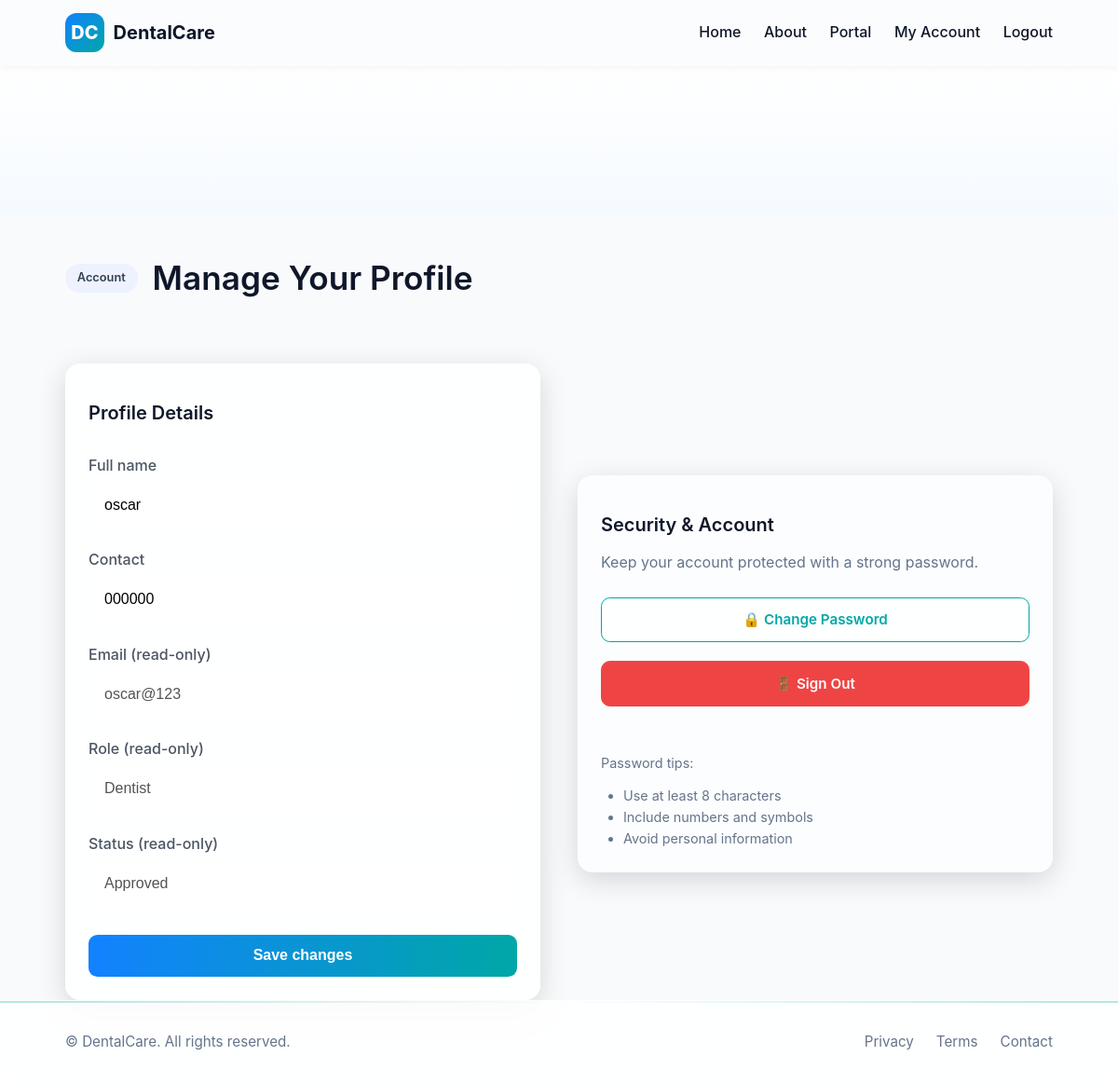
Screenshot of /account (signed in) with the database file from the repository.
### tables this page shows
CREATE TABLE tbl_accounts (
  acc_id INTEGER PRIMARY KEY AUTOINCREMENT,
  acc_name TEXT NOT NULL,
  acc_email TEXT UNIQUE NOT NULL,
  acc_pass TEXT NOT NULL,
  acc_contact TEXT,
  acc_role TEXT NOT NULL CHECK(acc_role IN ('Staff','Admin','Dentist','Super Admin','Customer')),
  acc_status TEXT NOT NULL DEFAULT 'Pending Approval' CHECK(acc_status IN ('Pending Approval','Approved','Rejected','Deactivated'))
);

### app.py (the view)
            def inner(*args, **kwargs):
                user = current_user()
                if user is None or (roles and user['acc_role'] not in roles):
                    flash('Unauthorized', 'error')
                    return redirect(url_for('login'))
                return fn(*args, **kwargs)

### app.py (called while the page is built)
def get_db():
    if 'db' not in g:
        g.db = sqlite3.connect(DATABASE)
        g.db.row_factory = sqlite3.Row
    return g.db

### templates/account.html (shortened to what this page needs)
{% extends 'base.html' %}
{% block content %}
<section class="hero"><div class="hero-bg"></div></section>
<div class="container">
  <div class="admin-hero">
    <span class="badge">Account</span>
    <h1 class="strong">Manage Your Profile</h1>
  </div>
  <div class="grid2" style="gap: 2.5rem;">
    <form method="post" class="form glass reveal-up">
      <h3 class="strong">Profile Details</h3>
      <label>Full name
        <input name="name" value="{{ user['acc_name'] }}" required>
      </label>
      <label>Contact
        <input name="contact" value="{{ user['acc_contact'] or '' }}">
      </label>
      <label>Email (read-only)
        <input value="{{ user['acc_email'] }}" disabled style="background: rgba(255, 255, 255, 0.5);">
      </label>
      <label>Role (read-only)
        <input value="{{ user['acc_role'] }}" disabled style="background: rgba(255, 255, 255, 0.5);">
      </label>
      <label>Status (read-only)
        <input value="{{ user['acc_status'] }}" disabled style="background: rgba(255, 255, 255, 0.5);">
      </label>
      <button class="btn btn-primary" type="submit" style="margin-top: 0.5rem;">Save changes</button>
    </form>
    <div class="panel reveal-up-delay">
      <h3 class="strong">Security & Account</h3>
      <p class="muted" style="margin: 0.5rem 0 1.5rem;">Keep your account protected with a strong password.</p>
      <div class="bullets" style="display: flex; flex-direction: column; gap: 0.75rem; padding-left: 0; margin: 0;">
        <a href="/account/password" class="btn btn-outline" style="text-align: center; margin-bottom: 0.5rem;">🔒 Change Password</a>
        <a href="/logout" class="btn btn-danger" style="text-align: center;">🚪 Sign Out</a>
      </div>
      <div style="margin-top: 1.5rem; padding-top: 1.5rem; border-top: 1px solid var(--border);">
        <p class="muted" style="font-size: 0.9rem; margin: 0;">Password tips:</p>
        <ul style="margin: 0.75rem 0 0; padding-left: 1.5rem; color: var(--muted); font-size: 0.9rem;">
          <li>Use at least 8 characters</li>
          <li>Include numbers and symbols</li>
          <li>Avoid personal information</li>
        </ul>
      </div>
    </div>
  </div>
</div>
{% endblock %}

### static/css/styles.css (style rules this page uses)
:root { --bg: #f8fafc; --surface: rgba(255, 255, 255, 0.6); --fg: #0f172a; --muted: #64748b; --primary: #00a7a7; --secondary: #1282ff; --danger: #ef4444; --success: #22c55e; --border: rgba(255, 255, 255, 0.2); --radius: 1rem; --shadow: 0 8px 30px rgba(2, 6, 23, 0.15); }
* { box-sizing: border-box; margin: 0; padding: 0; }
html, body { font-family: "Inter", "Segoe UI", system-ui, sans-serif; background: var(--bg); color: var(--fg); font-size: 16px; line-height: 1.6; scroll-behavior: smooth; height: 100%; display: flex; flex-direction: column; }
.container { max-width: 1100px; margin: 0 auto; padding: 0 1.25rem; }
.hero { position: relative; overflow: hidden; padding: 6rem 0 4rem; background: linear-gradient(180deg, #ffffff, #f5faff); color: var(--fg); }
.hero-bg { position: absolute; inset: 0; background: radial-gradient(circle at 50% 20%, rgba(18, 130, 255, 0.15), transparent 70%); z-index: -1; }
.grid2 { display: grid; grid-template-columns: 1fr 1fr; align-items: center; gap: 3rem; }
.badge { display: inline-block; background: #eef2ff; color: #334155; border-radius: 999px; padding: 0.25rem 0.6rem; font-size: 0.75rem; font-weight: 600; }
h1 { font-size: 2.2rem; line-height: 1.1; margin: 1rem 0; font-weight: 800; }
h3 { font-size: 1.25rem; font-weight: 600; margin: 0.75rem 0; }
.btn { display: inline-flex; align-items: center; justify-content: center; border-radius: 0.6rem; padding: 0.7rem 1.2rem; border: 1px solid var(--border); text-decoration: none; font-weight: 600; transition: all 0.25s ease; cursor: pointer; font-size: 0.95rem; }
.btn-primary { background: linear-gradient(90deg, var(--secondary), var(--primary)); color: #fff; border-color: transparent; }
.btn-outline { background: var(--surface); color: var(--primary); border: 1px solid var(--primary); }
.btn-danger { background: var(--danger); color: #fff; border-color: var(--danger); }
.panel, .card, .form, .cta-box { background: var(--surface); border: 1px solid var(--border); border-radius: var(--radius); backdrop-filter: blur(10px); box-shadow: var(--shadow); padding: 1.5rem; transition: transform 0.2s ease, box-shadow 0.2s ease; }
.glass { background: rgba(255, 255, 255, 0.85) !important; backdrop-filter: blur(10px); }
.form { display: grid; gap: 1rem; margin-top: 1rem; }
.form label { display: flex; flex-direction: column; gap: 0.4rem; font-weight: 500; color: #4b5563; margin-bottom: 0.5rem; }
.form input, .form select, .form textarea { padding: 0.8rem 1rem; border-radius: 0.6rem; border: 1px solid var(--border); background: rgba(255, 255, 255, 0.85); font-size: 1rem; transition: border-color 0.2s ease, box-shadow 0.2s ease; }
form label { font-weight: 600; color: #333; display: block; margin-bottom: 0.5rem; }
form button[type="submit"], .btn-login { background: linear-gradient(90deg, var(--secondary), var(--primary)); border: none; color: white; font-weight: 600; padding: 0.85rem; border-radius: 0.6rem; cursor: pointer; transition: transform 0.2s ease, box-shadow 0.2s ease; width: 100%; font-size: 1rem; }
.admin-hero { display: flex; flex-wrap: wrap; gap: 1rem; align-items: center; margin: 2rem 0 2.5rem; }
.admin-hero .badge { display: inline-block; background: #eef2ff; color: #334155; border-radius: 999px; padding: 0.35rem 0.8rem; font-size: 0.8rem; }
.muted { color: var(--muted); }
.strong { font-weight: 600; }
.reveal-up { opacity: 0; }
.reveal-up.visible { animation: fadeUp 0.6s ease both; }
.reveal-up-delay { opacity: 0; }
.reveal-up-delay.visible { animation: fadeUp 0.8s ease both; }

### rows the page displays
tbl_accounts: name "oscar", contact "000000", acc_email "oscar@123", acc_role "Dentist", acc_status "Approved"
